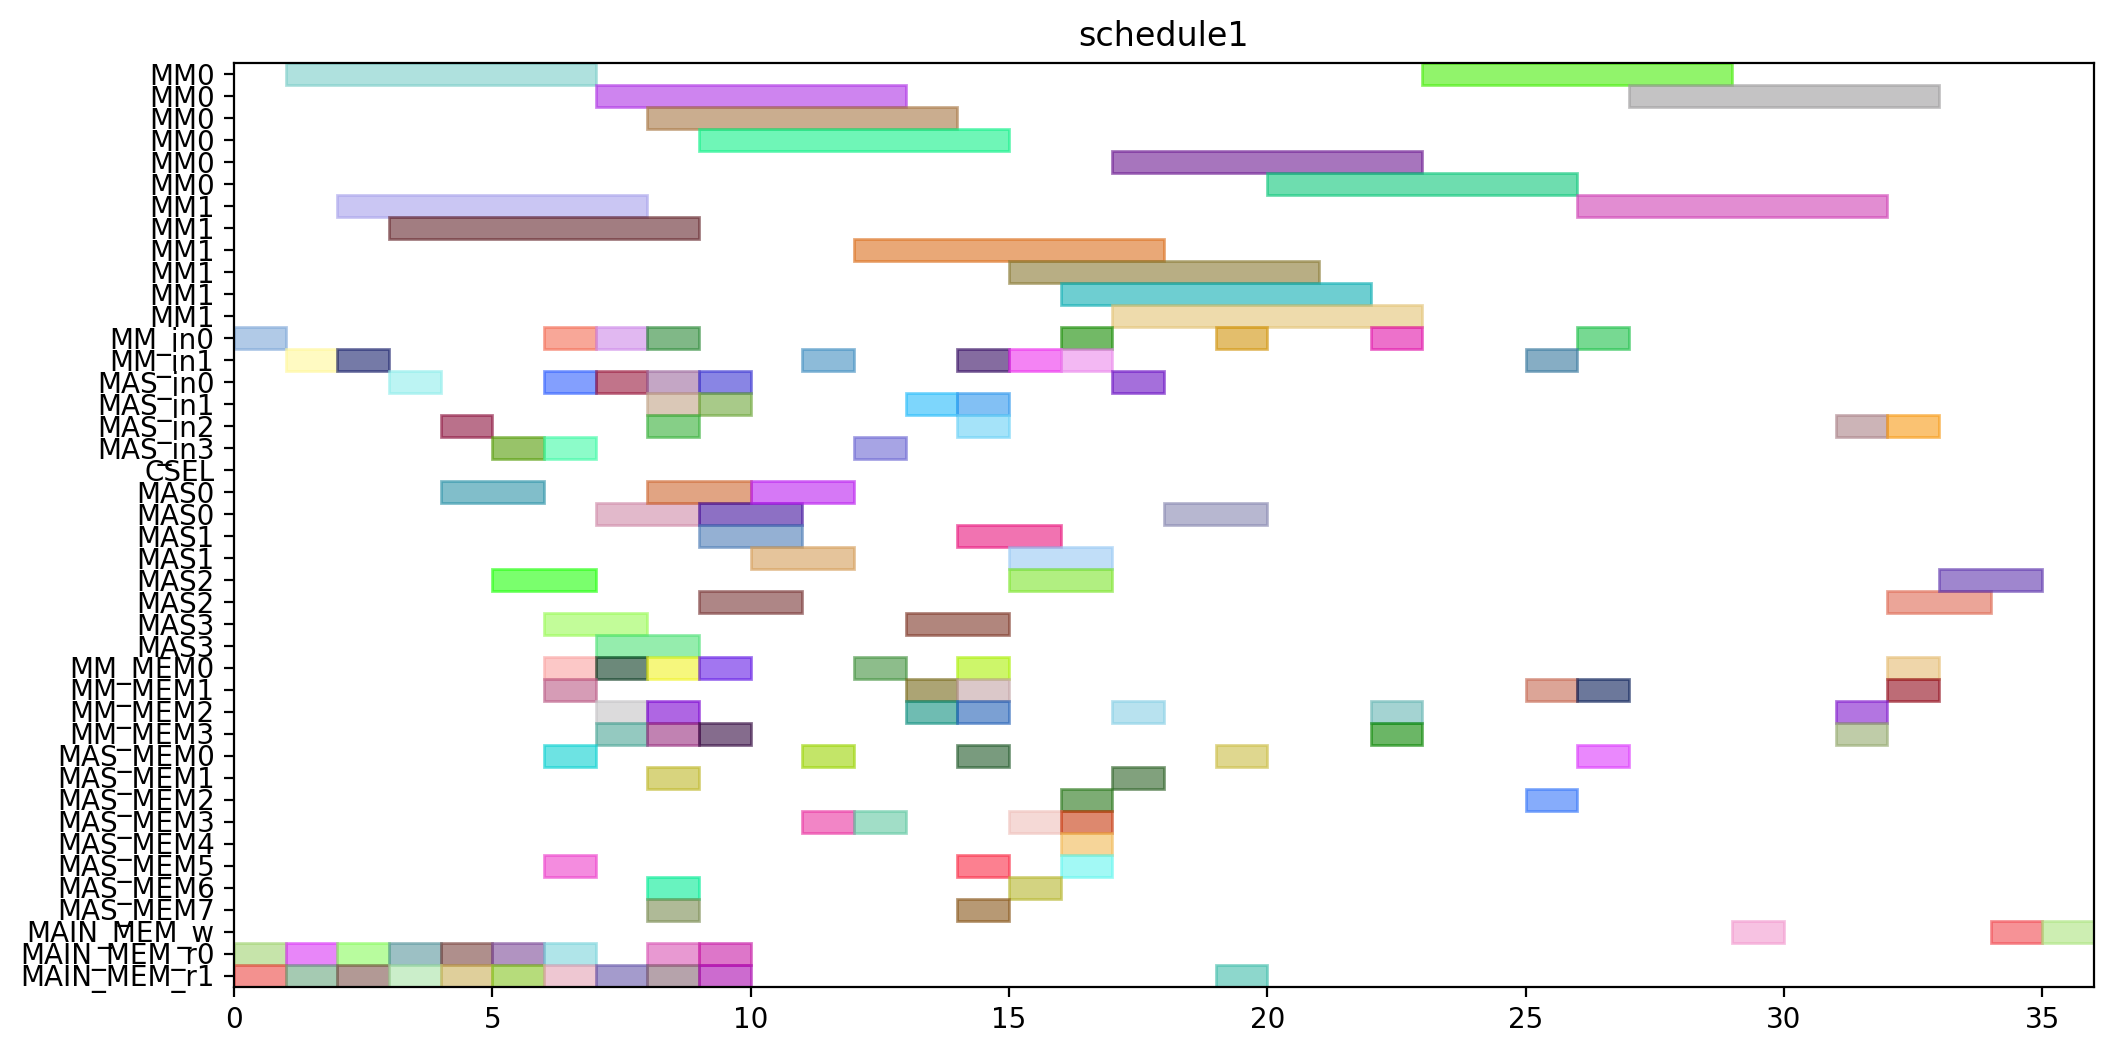

Source code (Python):
from pyschedule import Scenario, solvers, plotters, alt


def solve():
	horizon = 146
	S = Scenario("schedule1", horizon=horizon)

	# resource
	MM = S.Resources('MM', num=2, size=6)
	MM_in = S.Resources('MM_in', num=2)
	MAS_in = S.Resources('MAS_in', num=4)
	CSEL = S.Resource('CSEL')
	MAS = S.Resources('MAS', num=4, size=2, periods=range(1, horizon))
	MM_MEM = S.Resources('MM_MEM', num=4)
	MAS_MEM = S.Resources('MAS_MEM', num=8)
	MAIN_MEM_w = S.Resource('MAIN_MEM_w', size=1)
	MAIN_MEM_r = S.Resources('MAIN_MEM_r', num=2)

	# result of previous scheduling
	t0_in = S.Task('t0_in', length=1, delay_cost=1)
	S += t0_in >= 0
	t0_in += MM_in[0]

	t0_mem0 = S.Task('t0_mem0', length=1, delay_cost=1)
	S += t0_mem0 >= 0
	t0_mem0 += MAIN_MEM_r[0]

	t0_mem1 = S.Task('t0_mem1', length=1, delay_cost=1)
	S += t0_mem1 >= 0
	t0_mem1 += MAIN_MEM_r[1]

	t0 = S.Task('t0', length=6, delay_cost=1)
	S += t0 >= 1
	t0 += MM[0]

	t2_in = S.Task('t2_in', length=1, delay_cost=1)
	S += t2_in >= 1
	t2_in += MM_in[1]

	t2_mem0 = S.Task('t2_mem0', length=1, delay_cost=1)
	S += t2_mem0 >= 1
	t2_mem0 += MAIN_MEM_r[0]

	t2_mem1 = S.Task('t2_mem1', length=1, delay_cost=1)
	S += t2_mem1 >= 1
	t2_mem1 += MAIN_MEM_r[1]

	t1_in = S.Task('t1_in', length=1, delay_cost=1)
	S += t1_in >= 2
	t1_in += MM_in[1]

	t1_mem0 = S.Task('t1_mem0', length=1, delay_cost=1)
	S += t1_mem0 >= 2
	t1_mem0 += MAIN_MEM_r[0]

	t1_mem1 = S.Task('t1_mem1', length=1, delay_cost=1)
	S += t1_mem1 >= 2
	t1_mem1 += MAIN_MEM_r[1]

	t2 = S.Task('t2', length=6, delay_cost=1)
	S += t2 >= 2
	t2 += MM[1]

	t1 = S.Task('t1', length=6, delay_cost=1)
	S += t1 >= 3
	t1 += MM[1]

	t3_in = S.Task('t3_in', length=1, delay_cost=1)
	S += t3_in >= 3
	t3_in += MAS_in[0]

	t3_mem0 = S.Task('t3_mem0', length=1, delay_cost=1)
	S += t3_mem0 >= 3
	t3_mem0 += MAIN_MEM_r[0]

	t3_mem1 = S.Task('t3_mem1', length=1, delay_cost=1)
	S += t3_mem1 >= 3
	t3_mem1 += MAIN_MEM_r[1]

	t3 = S.Task('t3', length=2, delay_cost=1)
	S += t3 >= 4
	t3 += MAS[0]

	t4_in = S.Task('t4_in', length=1, delay_cost=1)
	S += t4_in >= 4
	t4_in += MAS_in[2]

	t4_mem0 = S.Task('t4_mem0', length=1, delay_cost=1)
	S += t4_mem0 >= 4
	t4_mem0 += MAIN_MEM_r[0]

	t4_mem1 = S.Task('t4_mem1', length=1, delay_cost=1)
	S += t4_mem1 >= 4
	t4_mem1 += MAIN_MEM_r[1]

	t4 = S.Task('t4', length=2, delay_cost=1)
	S += t4 >= 5
	t4 += MAS[2]

	t8_in = S.Task('t8_in', length=1, delay_cost=1)
	S += t8_in >= 5
	t8_in += MAS_in[3]

	t8_mem0 = S.Task('t8_mem0', length=1, delay_cost=1)
	S += t8_mem0 >= 5
	t8_mem0 += MAIN_MEM_r[0]

	t8_mem1 = S.Task('t8_mem1', length=1, delay_cost=1)
	S += t8_mem1 >= 5
	t8_mem1 += MAIN_MEM_r[1]

	t18_in = S.Task('t18_in', length=1, delay_cost=1)
	S += t18_in >= 6
	t18_in += MAS_in[0]

	t18_mem0 = S.Task('t18_mem0', length=1, delay_cost=1)
	S += t18_mem0 >= 6
	t18_mem0 += MM_MEM[0]

	t18_mem1 = S.Task('t18_mem1', length=1, delay_cost=1)
	S += t18_mem1 >= 6
	t18_mem1 += MM_MEM[1]

	t5_in = S.Task('t5_in', length=1, delay_cost=1)
	S += t5_in >= 6
	t5_in += MM_in[0]

	t5_mem0 = S.Task('t5_mem0', length=1, delay_cost=1)
	S += t5_mem0 >= 6
	t5_mem0 += MAS_MEM[0]

	t5_mem1 = S.Task('t5_mem1', length=1, delay_cost=1)
	S += t5_mem1 >= 6
	t5_mem1 += MAS_MEM[5]

	t8 = S.Task('t8', length=2, delay_cost=1)
	S += t8 >= 6
	t8 += MAS[3]

	t9_in = S.Task('t9_in', length=1, delay_cost=1)
	S += t9_in >= 6
	t9_in += MAS_in[3]

	t9_mem0 = S.Task('t9_mem0', length=1, delay_cost=1)
	S += t9_mem0 >= 6
	t9_mem0 += MAIN_MEM_r[0]

	t9_mem1 = S.Task('t9_mem1', length=1, delay_cost=1)
	S += t9_mem1 >= 6
	t9_mem1 += MAIN_MEM_r[1]

	t16_in = S.Task('t16_in', length=1, delay_cost=1)
	S += t16_in >= 7
	t16_in += MAS_in[0]

	t16_mem0 = S.Task('t16_mem0', length=1, delay_cost=1)
	S += t16_mem0 >= 7
	t16_mem0 += MM_MEM[0]

	t16_mem1 = S.Task('t16_mem1', length=1, delay_cost=1)
	S += t16_mem1 >= 7
	t16_mem1 += MM_MEM[3]

	t18 = S.Task('t18', length=2, delay_cost=1)
	S += t18 >= 7
	t18 += MAS[0]

	t20_in = S.Task('t20_in', length=1, delay_cost=1)
	S += t20_in >= 7
	t20_in += MM_in[0]

	t20_mem0 = S.Task('t20_mem0', length=1, delay_cost=1)
	S += t20_mem0 >= 7
	t20_mem0 += MM_MEM[2]

	t20_mem1 = S.Task('t20_mem1', length=1, delay_cost=1)
	S += t20_mem1 >= 7
	t20_mem1 += MAIN_MEM_r[1]

	t5 = S.Task('t5', length=6, delay_cost=1)
	S += t5 >= 7
	t5 += MM[0]

	t9 = S.Task('t9', length=2, delay_cost=1)
	S += t9 >= 7
	t9 += MAS[3]

	t10_in = S.Task('t10_in', length=1, delay_cost=1)
	S += t10_in >= 8
	t10_in += MM_in[0]

	t10_mem0 = S.Task('t10_mem0', length=1, delay_cost=1)
	S += t10_mem0 >= 8
	t10_mem0 += MAS_MEM[6]

	t10_mem1 = S.Task('t10_mem1', length=1, delay_cost=1)
	S += t10_mem1 >= 8
	t10_mem1 += MAS_MEM[7]

	t11_in = S.Task('t11_in', length=1, delay_cost=1)
	S += t11_in >= 8
	t11_in += MAS_in[2]

	t11_mem0 = S.Task('t11_mem0', length=1, delay_cost=1)
	S += t11_mem0 >= 8
	t11_mem0 += MM_MEM[2]

	t11_mem1 = S.Task('t11_mem1', length=1, delay_cost=1)
	S += t11_mem1 >= 8
	t11_mem1 += MM_MEM[3]

	t14_in = S.Task('t14_in', length=1, delay_cost=1)
	S += t14_in >= 8
	t14_in += MAS_in[1]

	t14_mem0 = S.Task('t14_mem0', length=1, delay_cost=1)
	S += t14_mem0 >= 8
	t14_mem0 += MAIN_MEM_r[0]

	t14_mem1 = S.Task('t14_mem1', length=1, delay_cost=1)
	S += t14_mem1 >= 8
	t14_mem1 += MAIN_MEM_r[1]

	t16 = S.Task('t16', length=2, delay_cost=1)
	S += t16 >= 8
	t16 += MAS[0]

	t19_in = S.Task('t19_in', length=1, delay_cost=1)
	S += t19_in >= 8
	t19_in += MAS_in[0]

	t19_mem0 = S.Task('t19_mem0', length=1, delay_cost=1)
	S += t19_mem0 >= 8
	t19_mem0 += MM_MEM[0]

	t19_mem1 = S.Task('t19_mem1', length=1, delay_cost=1)
	S += t19_mem1 >= 8
	t19_mem1 += MAS_MEM[1]

	t20 = S.Task('t20', length=6, delay_cost=1)
	S += t20 >= 8
	t20 += MM[0]

	t10 = S.Task('t10', length=6, delay_cost=1)
	S += t10 >= 9
	t10 += MM[0]

	t11 = S.Task('t11', length=2, delay_cost=1)
	S += t11 >= 9
	t11 += MAS[2]

	t13_in = S.Task('t13_in', length=1, delay_cost=1)
	S += t13_in >= 9
	t13_in += MAS_in[0]

	t13_mem0 = S.Task('t13_mem0', length=1, delay_cost=1)
	S += t13_mem0 >= 9
	t13_mem0 += MAIN_MEM_r[0]

	t13_mem1 = S.Task('t13_mem1', length=1, delay_cost=1)
	S += t13_mem1 >= 9
	t13_mem1 += MAIN_MEM_r[1]

	t14 = S.Task('t14', length=2, delay_cost=1)
	S += t14 >= 9
	t14 += MAS[1]

	t19 = S.Task('t19', length=2, delay_cost=1)
	S += t19 >= 9
	t19 += MAS[0]

	t6_in = S.Task('t6_in', length=1, delay_cost=1)
	S += t6_in >= 9
	t6_in += MAS_in[1]

	t6_mem0 = S.Task('t6_mem0', length=1, delay_cost=1)
	S += t6_mem0 >= 9
	t6_mem0 += MM_MEM[0]

	t6_mem1 = S.Task('t6_mem1', length=1, delay_cost=1)
	S += t6_mem1 >= 9
	t6_mem1 += MM_MEM[3]

	t13 = S.Task('t13', length=2, delay_cost=1)
	S += t13 >= 10
	t13 += MAS[0]

	t6 = S.Task('t6', length=2, delay_cost=1)
	S += t6 >= 10
	t6 += MAS[1]

	t15_in = S.Task('t15_in', length=1, delay_cost=1)
	S += t15_in >= 11
	t15_in += MM_in[1]

	t15_mem0 = S.Task('t15_mem0', length=1, delay_cost=1)
	S += t15_mem0 >= 11
	t15_mem0 += MAS_MEM[0]

	t15_mem1 = S.Task('t15_mem1', length=1, delay_cost=1)
	S += t15_mem1 >= 11
	t15_mem1 += MAS_MEM[3]

	t15 = S.Task('t15', length=6, delay_cost=1)
	S += t15 >= 12
	t15 += MM[1]

	t7_in = S.Task('t7_in', length=1, delay_cost=1)
	S += t7_in >= 12
	t7_in += MAS_in[3]

	t7_mem0 = S.Task('t7_mem0', length=1, delay_cost=1)
	S += t7_mem0 >= 12
	t7_mem0 += MM_MEM[0]

	t7_mem1 = S.Task('t7_mem1', length=1, delay_cost=1)
	S += t7_mem1 >= 12
	t7_mem1 += MAS_MEM[3]

	t22_in = S.Task('t22_in', length=1, delay_cost=1)
	S += t22_in >= 13
	t22_in += MAS_in[1]

	t22_mem0 = S.Task('t22_mem0', length=1, delay_cost=1)
	S += t22_mem0 >= 13
	t22_mem0 += MM_MEM[2]

	t22_mem1 = S.Task('t22_mem1', length=1, delay_cost=1)
	S += t22_mem1 >= 13
	t22_mem1 += MM_MEM[1]

	t7 = S.Task('t7', length=2, delay_cost=1)
	S += t7 >= 13
	t7 += MAS[3]

	t12_in = S.Task('t12_in', length=1, delay_cost=1)
	S += t12_in >= 14
	t12_in += MAS_in[1]

	t12_mem0 = S.Task('t12_mem0', length=1, delay_cost=1)
	S += t12_mem0 >= 14
	t12_mem0 += MM_MEM[0]

	t12_mem1 = S.Task('t12_mem1', length=1, delay_cost=1)
	S += t12_mem1 >= 14
	t12_mem1 += MAS_MEM[5]

	t21_in = S.Task('t21_in', length=1, delay_cost=1)
	S += t21_in >= 14
	t21_in += MAS_in[2]

	t21_mem0 = S.Task('t21_mem0', length=1, delay_cost=1)
	S += t21_mem0 >= 14
	t21_mem0 += MM_MEM[2]

	t21_mem1 = S.Task('t21_mem1', length=1, delay_cost=1)
	S += t21_mem1 >= 14
	t21_mem1 += MM_MEM[1]

	t22 = S.Task('t22', length=2, delay_cost=1)
	S += t22 >= 14
	t22 += MAS[1]

	t28_in = S.Task('t28_in', length=1, delay_cost=1)
	S += t28_in >= 14
	t28_in += MM_in[1]

	t28_mem0 = S.Task('t28_mem0', length=1, delay_cost=1)
	S += t28_mem0 >= 14
	t28_mem0 += MAS_MEM[0]

	t28_mem1 = S.Task('t28_mem1', length=1, delay_cost=1)
	S += t28_mem1 >= 14
	t28_mem1 += MAS_MEM[7]

	t12 = S.Task('t12', length=2, delay_cost=1)
	S += t12 >= 15
	t12 += MAS[1]

	t21 = S.Task('t21', length=2, delay_cost=1)
	S += t21 >= 15
	t21 += MAS[2]

	t25_in = S.Task('t25_in', length=1, delay_cost=1)
	S += t25_in >= 15
	t25_in += MM_in[1]

	t25_mem0 = S.Task('t25_mem0', length=1, delay_cost=1)
	S += t25_mem0 >= 15
	t25_mem0 += MAS_MEM[6]

	t25_mem1 = S.Task('t25_mem1', length=1, delay_cost=1)
	S += t25_mem1 >= 15
	t25_mem1 += MAS_MEM[3]

	t28 = S.Task('t28', length=6, delay_cost=1)
	S += t28 >= 15
	t28 += MM[1]

	t25 = S.Task('t25', length=6, delay_cost=1)
	S += t25 >= 16
	t25 += MM[1]

	t27_in = S.Task('t27_in', length=1, delay_cost=1)
	S += t27_in >= 16
	t27_in += MM_in[0]

	t27_mem0 = S.Task('t27_mem0', length=1, delay_cost=1)
	S += t27_mem0 >= 16
	t27_mem0 += MAS_MEM[2]

	t27_mem1 = S.Task('t27_mem1', length=1, delay_cost=1)
	S += t27_mem1 >= 16
	t27_mem1 += MAS_MEM[5]

	t29_in = S.Task('t29_in', length=1, delay_cost=1)
	S += t29_in >= 16
	t29_in += MM_in[1]

	t29_mem0 = S.Task('t29_mem0', length=1, delay_cost=1)
	S += t29_mem0 >= 16
	t29_mem0 += MAS_MEM[4]

	t29_mem1 = S.Task('t29_mem1', length=1, delay_cost=1)
	S += t29_mem1 >= 16
	t29_mem1 += MAS_MEM[3]

	t17_in = S.Task('t17_in', length=1, delay_cost=1)
	S += t17_in >= 17
	t17_in += MAS_in[0]

	t17_mem0 = S.Task('t17_mem0', length=1, delay_cost=1)
	S += t17_mem0 >= 17
	t17_mem0 += MM_MEM[2]

	t17_mem1 = S.Task('t17_mem1', length=1, delay_cost=1)
	S += t17_mem1 >= 17
	t17_mem1 += MAS_MEM[1]

	t27 = S.Task('t27', length=6, delay_cost=1)
	S += t27 >= 17
	t27 += MM[0]

	t29 = S.Task('t29', length=6, delay_cost=1)
	S += t29 >= 17
	t29 += MM[1]

	t17 = S.Task('t17', length=2, delay_cost=1)
	S += t17 >= 18
	t17 += MAS[0]

	t23_in = S.Task('t23_in', length=1, delay_cost=1)
	S += t23_in >= 19
	t23_in += MM_in[0]

	t23_mem0 = S.Task('t23_mem0', length=1, delay_cost=1)
	S += t23_mem0 >= 19
	t23_mem0 += MAS_MEM[0]

	t23_mem1 = S.Task('t23_mem1', length=1, delay_cost=1)
	S += t23_mem1 >= 19
	t23_mem1 += MAIN_MEM_r[1]

	t23 = S.Task('t23', length=6, delay_cost=1)
	S += t23 >= 20
	t23 += MM[0]


	# new tasks
	t24 = S.Task('t24', length=6, delay_cost=1)
	t24 += alt(MM)
	t24_in = S.Task('t24_in', length=1, delay_cost=1)
	t24_in += alt(MM_in)
	S += t24_in*MM_in[0]<=t24*MM[0]
	S += t24_in*MM_in[1]<=t24*MM[1]
	t24_mem0 = S.Task('t24_mem0', length=1, delay_cost=1)
	t24_mem0 += MAS_MEM[2]
	S += 16 < t24_mem0
	S += t24_mem0 <= t24

	t24_mem1 = S.Task('t24_mem1', length=1, delay_cost=1)
	t24_mem1 += MM_MEM[1]
	S += 25 < t24_mem1
	S += t24_mem1 <= t24

	t26 = S.Task('t26', length=6, delay_cost=1)
	t26 += alt(MM)
	t26_in = S.Task('t26_in', length=1, delay_cost=1)
	t26_in += alt(MM_in)
	S += t26_in*MM_in[0]<=t26*MM[0]
	S += t26_in*MM_in[1]<=t26*MM[1]
	t26_mem0 = S.Task('t26_mem0', length=1, delay_cost=1)
	t26_mem0 += MAS_MEM[0]
	S += 10 < t26_mem0
	S += t26_mem0 <= t26

	t26_mem1 = S.Task('t26_mem1', length=1, delay_cost=1)
	t26_mem1 += MM_MEM[1]
	S += 25 < t26_mem1
	S += t26_mem1 <= t26

	PZ_new = S.Task('PZ_new', length=6, delay_cost=1)
	PZ_new += alt(MM)
	PZ_new_in = S.Task('PZ_new_in', length=1, delay_cost=1)
	PZ_new_in += alt(MM_in)
	S += PZ_new_in*MM_in[0]<=PZ_new*MM[0]
	S += PZ_new_in*MM_in[1]<=PZ_new*MM[1]
	S += 0<PZ_new

	PZ_new_w = S.Task('PZ_new_w', length=1, delay_cost=1)
	PZ_new_w += alt(MAIN_MEM_w)
	S += PZ_new <= PZ_new_w

	PZ_new_mem0 = S.Task('PZ_new_mem0', length=1, delay_cost=1)
	PZ_new_mem0 += MM_MEM[2]
	S += 22 < PZ_new_mem0
	S += PZ_new_mem0 <= PZ_new

	PZ_new_mem1 = S.Task('PZ_new_mem1', length=1, delay_cost=1)
	PZ_new_mem1 += MM_MEM[3]
	S += 20 < PZ_new_mem1
	S += PZ_new_mem1 <= PZ_new

	PX_new = S.Task('PX_new', length=2, delay_cost=1)
	PX_new += alt(MAS)
	PX_new_in = S.Task('PX_new_in', length=1, delay_cost=1)
	PX_new_in += alt(MAS_in)
	S += PX_new_in*MAS_in[0]<=PX_new*MAS[0]

	S += PX_new_in*MAS_in[1]<=PX_new*MAS[1]

	S += PX_new_in*MAS_in[2]<=PX_new*MAS[2]

	S += PX_new_in*MAS_in[3]<=PX_new*MAS[3]

	S += 0<PX_new

	PX_new_w = S.Task('PX_new_w', length=1, delay_cost=1)
	PX_new_w += alt(MAIN_MEM_w)
	S += PX_new <= PX_new_w

	PX_new_mem0 = S.Task('PX_new_mem0', length=1, delay_cost=1)
	PX_new_mem0 += MM_MEM[2]
	S += 21 < PX_new_mem0
	S += PX_new_mem0 <= PX_new

	PX_new_mem1 = S.Task('PX_new_mem1', length=1, delay_cost=1)
	PX_new_mem1 += alt(MM_MEM)
	S += (t24*MM[0])-1 < PX_new_mem1*MM_MEM[1]
	S += (t24*MM[1])-1 < PX_new_mem1*MM_MEM[3]
	S += PX_new_mem1 <= PX_new

	PY_new = S.Task('PY_new', length=2, delay_cost=1)
	PY_new += alt(MAS)
	PY_new_in = S.Task('PY_new_in', length=1, delay_cost=1)
	PY_new_in += alt(MAS_in)
	S += PY_new_in*MAS_in[0]<=PY_new*MAS[0]

	S += PY_new_in*MAS_in[1]<=PY_new*MAS[1]

	S += PY_new_in*MAS_in[2]<=PY_new*MAS[2]

	S += PY_new_in*MAS_in[3]<=PY_new*MAS[3]

	S += 0<PY_new

	PY_new_w = S.Task('PY_new_w', length=1, delay_cost=1)
	PY_new_w += alt(MAIN_MEM_w)
	S += PY_new <= PY_new_w

	PY_new_mem0 = S.Task('PY_new_mem0', length=1, delay_cost=1)
	PY_new_mem0 += MM_MEM[0]
	S += 22 < PY_new_mem0
	S += PY_new_mem0 <= PY_new

	PY_new_mem1 = S.Task('PY_new_mem1', length=1, delay_cost=1)
	PY_new_mem1 += alt(MM_MEM)
	S += (t26*MM[0])-1 < PY_new_mem1*MM_MEM[1]
	S += (t26*MM[1])-1 < PY_new_mem1*MM_MEM[3]
	S += PY_new_mem1 <= PY_new

	solvers.mip.solve(S,msg=1,kind='CPLEX',ratio_gap=1.01)

	solution = [['hoge']*len(S.solution()[1]) for i in range(len(S.solution()))]
	for i in range(len(S.solution())):
		for j in range(len(S.solution()[i])):
			solution[i][j]=str(S.solution()[i][j])
	print(solution)

	cycles = int(solution[-1][3])

	pic_file_name = "/mnt/rose/usr1/fukuda/ABE/multiRAM_multiMAS_16mux/scheduling_result/stage6MM2_stage2MAS4/EP_ADD_A_0/schedule1.png"
	if(S.solution() != []):
		plotters.matplotlib.plot(S,img_filename=pic_file_name, show_task_labels=False, fig_size=(cycles*0.25+3, 6))

	return solution
